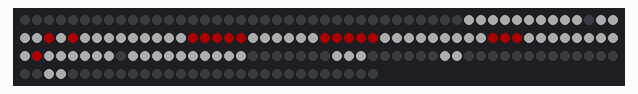
A sketch run on a simulated Arduino Uno, built with avr-gcc and run on an emulated ATmega328P. On the bench: 180 RGB LEDs in strip order, left to right, continuing on the next row. Dim RGB values are drawn brighter than linear.

Above: at 0.1 s.

The sketch:

Message.ino
```cpp
#include <Adafruit_NeoPixel.h>
#ifdef __AVR__
 #include <avr/power.h> // Required for 16 MHz Adafruit Trinket
#endif

#define LED_PIN    6

#define LED_COUNT 180

Adafruit_NeoPixel strip(LED_COUNT, LED_PIN, NEO_GRB + NEO_KHZ800);

void setup() {
  // These lines are specifically to support the Adafruit Trinket 5V 16 MHz.
  // Any other board, you can remove this part (but no harm leaving it):
#if defined(__AVR_ATtiny85__) && (F_CPU == 16000000)
  clock_prescale_set(clock_div_1);
#endif
  // END of Trinket-specific code.

  strip.begin();           // INITIALIZE NeoPixel strip object (REQUIRED)
  strip.show();            // Turn OFF all pixels ASAP
  strip.setBrightness(50); // Set BRIGHTNESS to about 1/5 (max = 255)
}


void loop() {
  // put your main code here, to run repeatedly:
  Message();
  HeartMessage (strip.Color( 250, 0,   0));
  //delay(5000);
  //for(int i=0; i<strip.numPixels(); i++) {
    //strip.setPixelColor(i,0);
  //}
  //strip.show();
  delay(200);
}


void Message(){
  for(int i=37; i<47; i++) {
    strip.setPixelColor(i, strip.Color( 250, 250,   250));
  }
  for(int i=48; i<108; i++) {
    strip.setPixelColor(i, strip.Color( 250, 250,   250));
  }
  for(int i=109; i<119; i++) {
    strip.setPixelColor(i,strip.Color( 250, 250,   250));
  }
  for(int i=126; i<129; i++) {
    strip.setPixelColor(i, strip.Color( 250, 250,   250));
  }
  strip.setPixelColor(135, strip.Color( 250, 250,   250));
  strip.setPixelColor(136,strip.Color( 250, 250,   250));
  strip.setPixelColor(152,strip.Color( 250, 250,   250));
  strip.setPixelColor(153,strip.Color( 250, 250,   250));

  strip.show();

}

void HeartMessage(uint32_t color){
  strip.setPixelColor(52, color);
  strip.setPixelColor(54,color);
  for(int i=64; i<69; i++) {
    strip.setPixelColor(i, color);
  }
  for(int i=75; i<80; i++) {
    strip.setPixelColor(i, color);
  }
  for(int i=89; i<92; i++) {
    strip.setPixelColor(i,color);
  }

  strip.setPixelColor(101,color);

  strip.show();
  delay(500);

  strip.setPixelColor(52,  strip.Color( 250, 250,   250) );
  strip.setPixelColor(54, strip.Color( 250, 250,   250));
  for(int i=64; i<69; i++) {
    strip.setPixelColor(i, strip.Color( 250, 250,   250));
  }
  for(int i=75; i<80; i++) {
    strip.setPixelColor(i,  strip.Color( 250, 250,   250));
  }
  for(int i=89; i<92; i++) {
    strip.setPixelColor(i, strip.Color( 250, 250,   250));
  }
  strip.setPixelColor(101, strip.Color( 250, 250,   250));

  strip.setPixelColor(65, color );
  strip.setPixelColor(67, color);
  for(int i=76; i<79; i++) {
    strip.setPixelColor(i, color);
  }
  strip.setPixelColor(90, color);

  strip.show();
}
```
